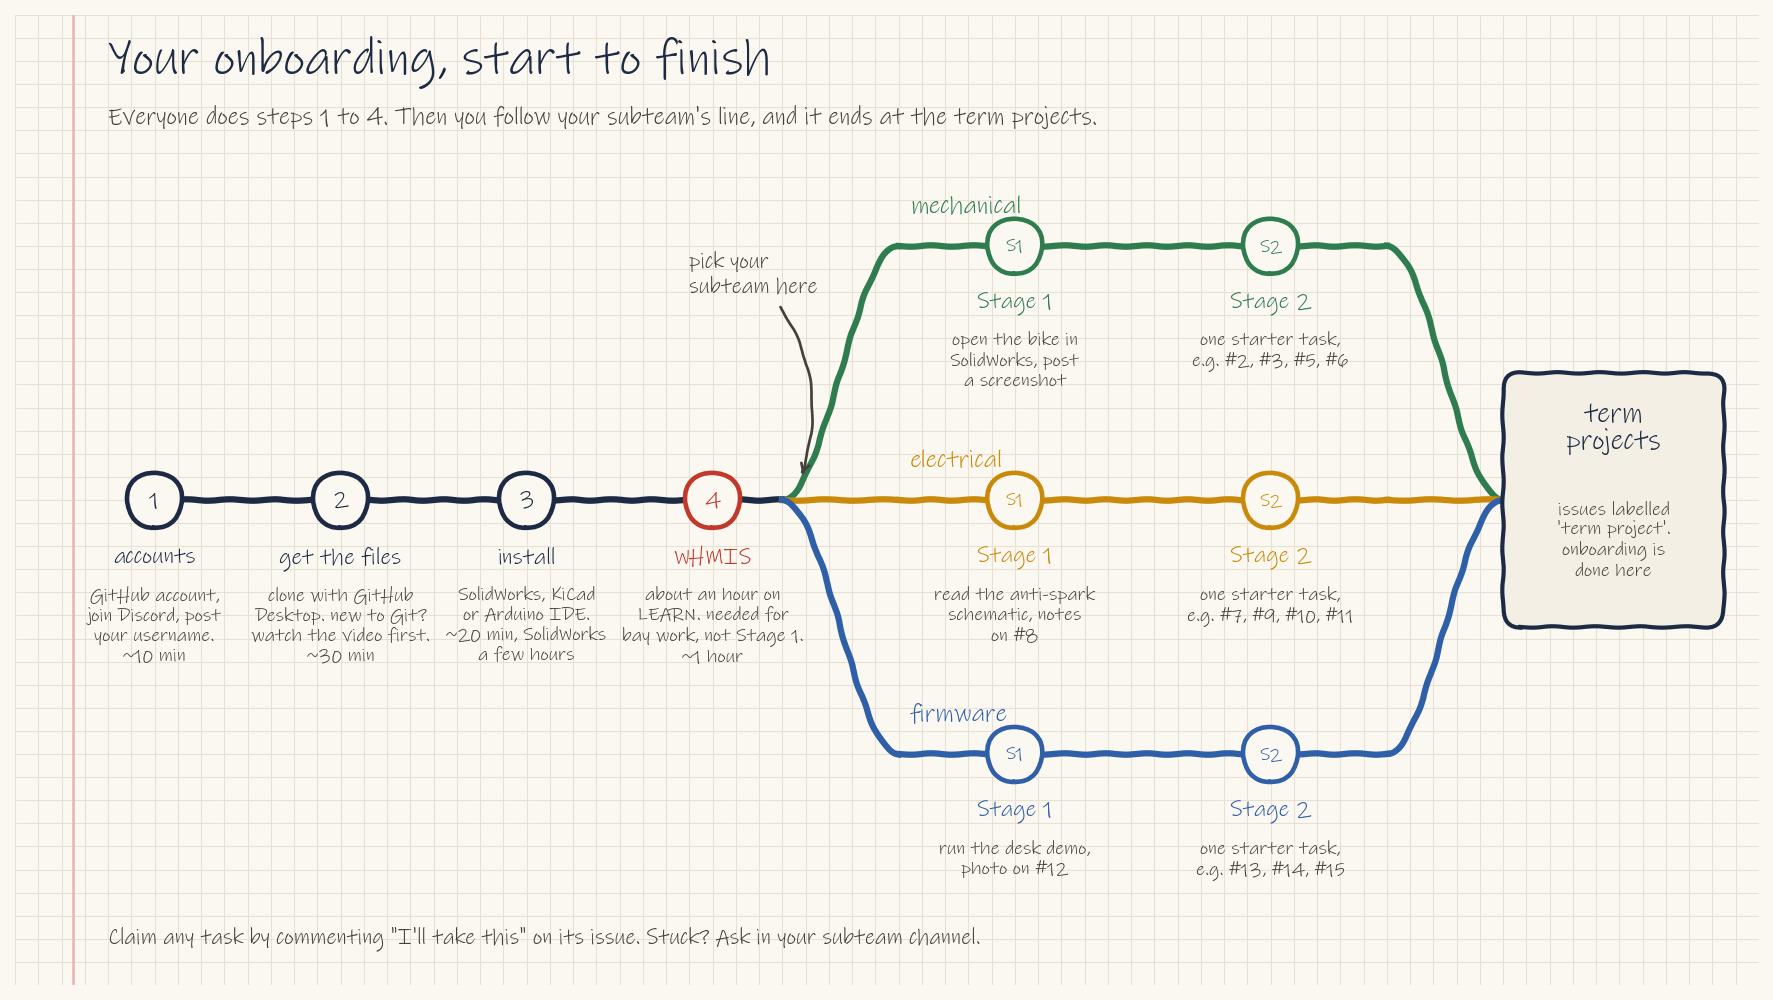

Recreate this plot in Python.
import sys, os
HERE = os.path.dirname(os.path.abspath(__file__))
sys.path.insert(0, HERE)
from notebook import *
from matplotlib.patches import Circle, FancyBboxPatch
import numpy as np

fig, ax = page(150, 84, (15, 8.4))
note(ax, 8, 80, 'Your onboarding, start to finish', size=24, weight='bold')
note(ax, 8, 75.2, 'Everyone does steps 1 to 4. Then you follow your subteam\'s line, and it ends at the term projects.',
     size=11.5, color=PENCIL)

MID = 42
def stop(x, y, label, head, body, col=INK, r=2.4):
    ax.add_patch(Circle((x, y), r, fc=PAPER, ec=col, lw=2.2, zorder=3))
    note(ax, x, y, label, size=11 if len(label) < 2 else 9, color=col, ha='center', weight='bold', zorder=4)
    note(ax, x, y - 4, head, size=11, weight='bold', ha='center', va='top', color=col)
    if body: note(ax, x, y - 7.4, body, size=9.2, ha='center', va='top', color=PENCIL, linespacing=1.15)
def s_curve(x0, y0, x1, y1, col, lw=3):
    t = np.linspace(0, 1, 50); s = (1 - np.cos(np.pi * t)) / 2
    ax.plot(x0 + (x1 - x0) * t, y0 + (y1 - y0) * s, color=col, lw=lw, zorder=1)

# shared start
ax.plot([12, 66], [MID, MID], color=INK, lw=3, zorder=1)
stop(12, MID, '1', 'accounts', 'GitHub account,\njoin Discord, post\nyour username.\n~10 min')
stop(28, MID, '2', 'get the files', 'clone with GitHub\nDesktop. new to Git?\nwatch the video first.\n~30 min')
stop(44, MID, '3', 'install', 'SolidWorks, KiCad\nor Arduino IDE.\n~20 min, SolidWorks\na few hours')
stop(60, MID, '4', 'WHMIS', 'about an hour on\nLEARN. needed for\nbay work, not Stage 1.\n~1 hour', RED)

lanes = [(GREEN, 64, 'mechanical', 'open the bike in\nSolidWorks, post\na screenshot', 'e.g. #2, #3, #5, #6'),
         (GOLD, MID, 'electrical', 'read the anti-spark\nschematic, notes\non #8', 'e.g. #7, #9, #10, #11'),
         (BLUE, 20, 'firmware', 'run the desk demo,\nphoto on #12', 'e.g. #13, #14, #15')]
for col, y, name, s1, s2 in lanes:
    s_curve(66, MID, 76, y, col)
    ax.plot([76, 118], [y, y], color=col, lw=3, zorder=1)
    s_curve(118, y, 128, MID, col)
    note(ax, 77, y + 3.4, name, size=12, color=col, weight='bold')
    stop(86, y, 'S1', 'Stage 1', s1, col)
    stop(108, y, 'S2', 'Stage 2', 'one starter task,\n' + s2, col)

ax.add_patch(FancyBboxPatch((128, 31), 19, 22, boxstyle='round,pad=0,rounding_size=1.5', fc='#f3efe4', ec=INK, lw=2, zorder=3))
note(ax, 137.5, 50.5, 'term\nprojects', size=13.5, weight='bold', ha='center', va='top', linespacing=1.0, zorder=4)
note(ax, 137.5, 42, "issues labelled\n'term project'.\nonboarding is\ndone here", size=9.2, ha='center', va='top', color=PENCIL, linespacing=1.15, zorder=4)
point(ax, (58, 60), (67.5, MID + 1.6), 'pick your\nsubteam here', rad=-0.3)

note(ax, 8, 4, 'Claim any task by commenting "I\'ll take this" on its issue. Stuck? Ask in your subteam channel.', size=10.5, color=PENCIL)
save(fig, os.path.join(HERE, 'onboarding-path.png'))
